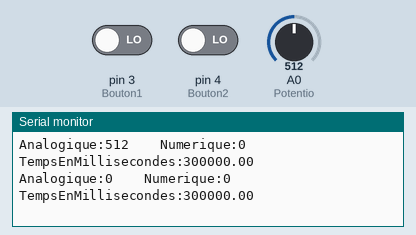
Recording of a sketch running on a simulated Arduino Uno, built with avr-gcc and run on an emulated ATmega328P. Parts: the last lines printed to the serial monitor. The inputs (shaded band) are chosen by the test bench; at power-on: A0 (Potentio) = 512, pin 3 (Bouton1) LOW, pin 4 (Bouton2) LOW.

Above: at 2.3 s.
2.4 s: A0 (Potentio) set to 716
At 3.4 s:
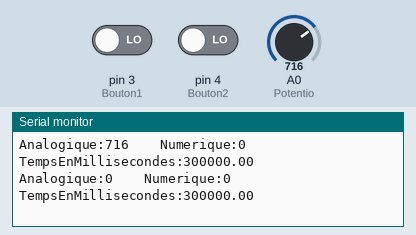
7.4 s: pin 3 (Bouton1) driven HIGH
At 8.1 s:
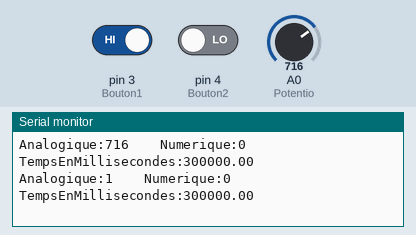
9.5 s: pin 4 (Bouton2) driven HIGH
At 11.4 s:
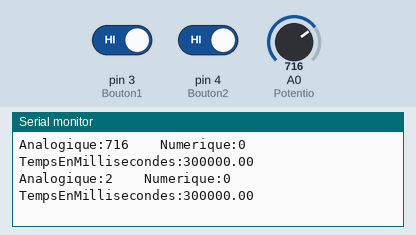
11.6 s: A0 (Potentio) set to 900
At 12.8 s:
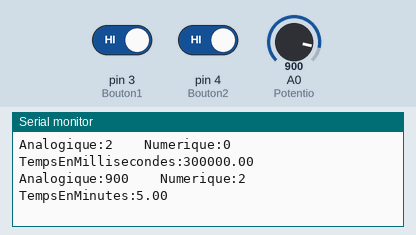
13.7 s: pin 3 (Bouton1) driven LOW
At 15.6 s:
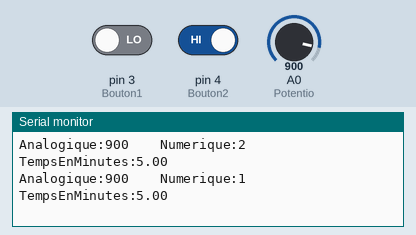
15.8 s: pin 4 (Bouton2) driven LOW
At 18.7 s:
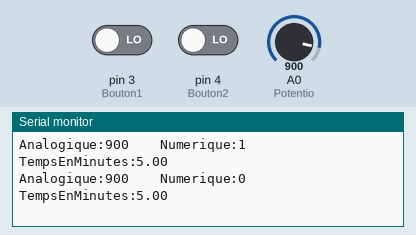
Timing chart, 0 to 18.9 s (numbered marks = the images above; inputs shaded):
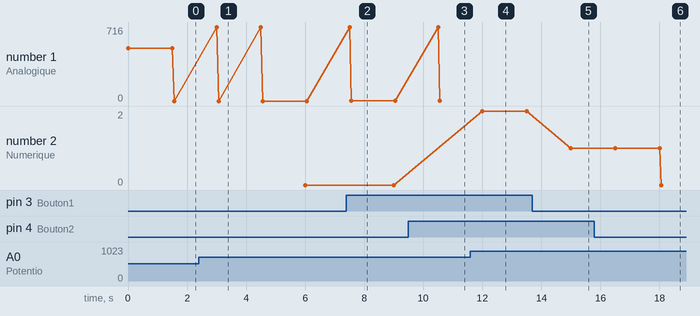

The sketch:

Projet_FreeRTOS.ino
```cpp
#include <Arduino_FreeRTOS.h>
#include <semphr.h>
#include <queue.h>

#define Potentio A0
#define Bouton1 3
#define Bouton2 4

//Declaration des taches
void Task1(void *pvParameters);
void Task2(void *pvParameters);
void Task3(void *pvParameters);
void Task4(void *pvParameters);
void Task5(void *pvParameters);

QueueHandle_t arrayQueue;
TaskHandle_t TaskHandle_1;
TaskHandle_t TaskHandle_2;
TaskHandle_t TaskHandle_3;
TaskHandle_t TaskHandle_4;
TaskHandle_t TaskHandle_5;
SemaphoreHandle_t myMutex = NULL;

//Creation d'une structure
  typedef struct  valeurCapteurs
 {
  int analogique;
  int numerique;
  double tempsEnMillisecondes;
 }valeurCapteurs;

valeurCapteurs NewValeurCapteurs;

// Initialisation des variables à utiliser
int ValeurPotentio = 0;
int ValeurBouton1 = 0;
int ValeurBouton2 = 0;
int Numerique = 0;

void setup() {// la fonction void setup de l'arduino qui contient ici la creation des taches/Queue/mutex et la declaration du moniteur serie
Serial.begin(9600);
arrayQueue=xQueueCreate(10,sizeof(int));
  myMutex = xSemaphoreCreateMutex();
  if(myMutex != NULL) Serial.println("Mutex created");
    if(arrayQueue!=NULL){
       xTaskCreate(Task1,"Task1",128,NULL,1,NULL);//xTaskCreate(Task1,"Task1",128,NULL,1,&TaskHandle_1);
       xTaskCreate(Task2,"Task2",128,NULL,1,NULL);
       xTaskCreate(Task3,"Task3",128,NULL,1,NULL);
       xTaskCreate(Task4,"Task4",128,NULL,1,NULL);
       xTaskCreate(Task5,"Task5",128,NULL,1,NULL);
       vTaskStartScheduler();
    }
}

void loop() {}
/******************************************************************************************************/
/**************************************** Les Taches *************************************************/
/****************************************************************************************************/

///////////////////////////////////////////////////////////////////////////////////Tache1
void Task1(void *pvParameters)
{
    (void) pvParameters;
  pinMode(Potentio, INPUT);
  //Serial.println("Task1 ...");// Tester si on est bien sur le Task1
  while(1)
  {
     ValeurPotentio = analogRead(Potentio);
     xQueueSend(arrayQueue,&ValeurPotentio,portMAX_DELAY);//envoi de la valeur lu sur A0 (valeur analogique)
     vTaskDelay(100);
  }

}
///////////////////////////////////////////////////////////////////////////////////Tache2
void Task2(void *pvParameters)
{
    (void) pvParameters;
    pinMode(Bouton1, INPUT);
    pinMode(Bouton2, INPUT);
    //Serial.println("Task2 ...");// Tester si on est bien sur le Task2
  while(1)
  {
     ValeurBouton1 = digitalRead(Bouton1);
     ValeurBouton2 = digitalRead(Bouton2);
     Numerique = ValeurBouton1 + ValeurBouton2;
     xQueueSend(arrayQueue,&Numerique,portMAX_DELAY);//envoi de la valeur numerique (somme de la valeur lu sur les pins 3 et 4)
     vTaskDelay(100);
  }


}
///////////////////////////////////////////////////////////////////////////////////Tache3
void Task3(void *pvParameters)
{
   (void) pvParameters;
  //Serial.println("Task3 ...");// Tester si on est bien sur le Task3
  while(1)
  {
    if(xQueueReceive(arrayQueue,&ValeurPotentio,portMAX_DELAY) == pdPASS )//Verifier la reception de la valeur envoyé depuis Task1
    {
     NewValeurCapteurs.analogique = ValeurPotentio;
    }
        if(xQueueReceive(arrayQueue,&Numerique,portMAX_DELAY) == pdPASS )//Verifier la reception de la valeur envoyé depuis Task2
    {
         NewValeurCapteurs.numerique = Numerique;
    }
    NewValeurCapteurs.tempsEnMillisecondes = 300000;
    xQueueSend(arrayQueue,&NewValeurCapteurs,portMAX_DELAY);//Envoie des nouvelles donnees de notre structure
    vTaskDelay(1);
  }

}
///////////////////////////////////////////////////////////////////////////////////Tache4
void Task4(void *pvParameters)
{
    (void) pvParameters;
       // Serial.println("Task4 ...");// Tester si on est bien sur le Task4
      //xSemaphoreTake(myMutex,portMAX_DELAY);//while(myMutex == true);
  while(1)
  {
     if(xQueueReceive(arrayQueue,&NewValeurCapteurs,portMAX_DELAY) == pdPASS )//Verification de la reception de NewValeurCapteurs
    {
      Serial.print("Analogique:");
      Serial.print(NewValeurCapteurs.analogique);
      Serial.print("\t\tNumerique:");
      Serial.print(NewValeurCapteurs.numerique);
      Serial.print("\t\tTempsEnMillisecondes:");
      Serial.println(NewValeurCapteurs.tempsEnMillisecondes);
    }

  }
     xQueueSend(arrayQueue,&NewValeurCapteurs,portMAX_DELAY);//Envoie des nouvelles donnees de notre structure
     vTaskDelay(1);
     //xSemaphoreGive(myMutex);//myMutex =true;
}
/////////////////////////////////////////////////////////////////////////////////////Tache5
void Task5(void *pvParameters)
{
    (void) pvParameters;
  //Serial.println("Task5 ...");// Tester si on est bien sur le Task5
        xSemaphoreTake(myMutex,portMAX_DELAY);//while(myMutex == true);//protection avec le semaphore mutex pour ne pas utiliser en meme tempps le moniteur serie entre le Task4 et Task5
  while(1)
  {
    if(xQueueReceive(arrayQueue,&NewValeurCapteurs,portMAX_DELAY) == pdPASS )//Verification de la reception de NewValeurCapteurs
    {

       Serial.print("Analogique:");
       Serial.print(NewValeurCapteurs.analogique);
       Serial.print("\t\tNumerique:");
       Serial.print(NewValeurCapteurs.numerique);
       Serial.print("\t\tTempsEnMinutes:");
       Serial.println(NewValeurCapteurs.tempsEnMillisecondes/60000);
    }
  }
      xSemaphoreGive(myMutex);//Liberation du moniteur serie
}
```

Measured:
- after the input at 2.4 s, the serial monitor: prints a new line after 0.60 s (image 1)
- after the input at 7.4 s, the serial monitor: prints a new line after 0.17 s (image 2)
- after the input at 9.5 s, the serial monitor: prints a new line after 1.1 s (image 3)
- after the input at 11.6 s, the serial monitor: prints a new line after 0.40 s (image 4)
- after the input at 13.7 s, the serial monitor: prints a new line after 1.3 s (image 5)
- after the input at 15.8 s, the serial monitor: prints a new line after 2.3 s (image 6)
- plotted number 1: 0 → 1 after the input at 7.4 s, 1 → 2 after the input at 9.5 s
- plotted number 2: 2 → 1 after the input at 13.7 s, 1 → 0 after the input at 15.8 s
